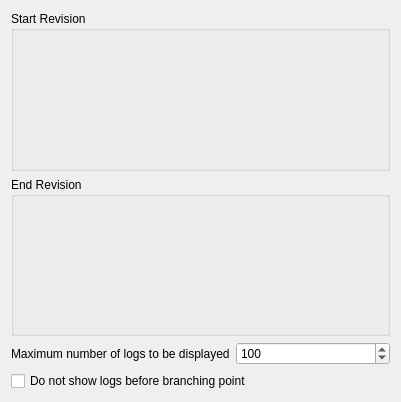
<ui version="4.0" >
 <class>SvnLogViewOptionDlg</class>
 <widget class="QWidget" name="SvnLogViewOptionDlg" >
  <property name="geometry" >
   <rect>
    <x>0</x>
    <y>0</y>
    <width>401</width>
    <height>402</height>
   </rect>
  </property>
  <property name="windowTitle" >
   <string>Subversion Log View Options</string>
  </property>
  <layout class="QGridLayout" >
   <item row="0" column="0" >
    <widget class="QGroupBox" name="groupBox" >
     <property name="title" >
      <string>Start Revision</string>
     </property>
     <layout class="QGridLayout" >
      <item row="0" column="0" >
       <widget class="SvnRevisionWidget" native="1" name="startRevWidget" />
      </item>
     </layout>
    </widget>
   </item>
   <item row="1" column="0" >
    <widget class="QGroupBox" name="groupBox_2" >
     <property name="title" >
      <string>End Revision</string>
     </property>
     <layout class="QGridLayout" >
      <item row="0" column="0" >
       <widget class="SvnRevisionWidget" native="1" name="endRevWidget" />
      </item>
     </layout>
    </widget>
   </item>
   <item row="2" column="0" >
    <layout class="QHBoxLayout" >
     <property name="spacing" >
      <number>6</number>
     </property>
     <property name="leftMargin" >
      <number>0</number>
     </property>
     <property name="topMargin" >
      <number>0</number>
     </property>
     <property name="rightMargin" >
      <number>0</number>
     </property>
     <property name="bottomMargin" >
      <number>0</number>
     </property>
     <item>
      <widget class="QLabel" name="label" >
       <property name="text" >
        <string>Maximum number of logs to be displayed</string>
       </property>
      </widget>
     </item>
     <item>
      <widget class="QSpinBox" name="limitNumber" >
       <property name="minimum" >
        <number>0</number>
       </property>
       <property name="maximum" >
        <number>99999</number>
       </property>
       <property name="value" >
        <number>100</number>
       </property>
      </widget>
     </item>
    </layout>
   </item>
   <item row="3" column="0" >
    <widget class="QCheckBox" name="checkBox1" >
     <property name="text" >
      <string>Do not show logs before branching point</string>
     </property>
     <property name="shortcut" >
      <string/>
     </property>
    </widget>
   </item>
  </layout>
 </widget>
  <customwidgets>
  <customwidget>
   <class>SvnRevisionWidget</class>
   <extends>QWidget</extends>
   <header>svnrevisionwidget.h</header>
   <container>1</container>
  </customwidget>
 </customwidgets>
 <includes>
  <include location="local" >knuminput.h</include>
  <include location="local" >knuminput.h</include>
  <include location="local" >knuminput.h</include>
  <include location="local" >knuminput.h</include>
 </includes>
 <resources/>
 <connections/>
</ui>
